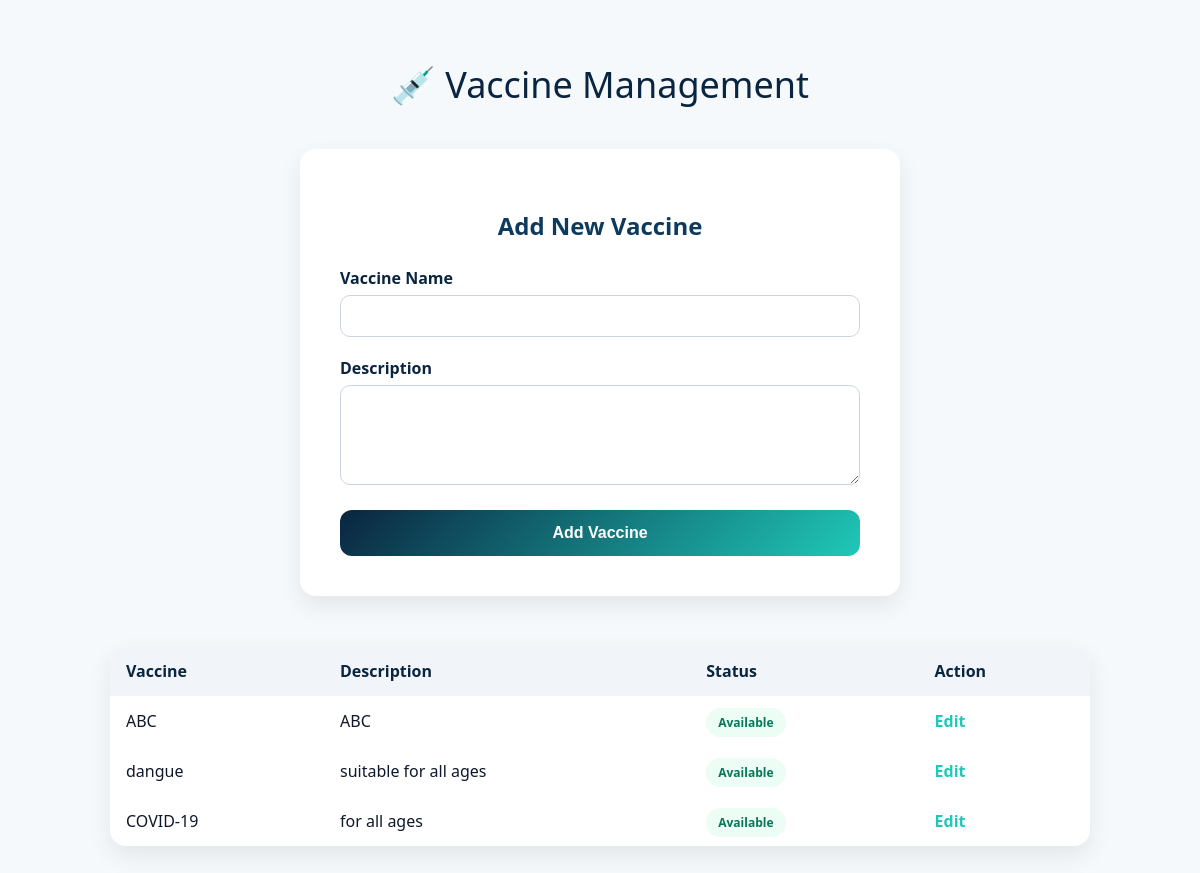
Screenshot of /admin/manage_vaccines.php (signed in) with the database file from the repository.
### tables this page shows
CREATE TABLE `vaccine` (
  `vaccine_id` int(11) NOT NULL,
  `vaccine_name` varchar(100) DEFAULT NULL,
  `description` text DEFAULT NULL,
  `availability` varchar(20) DEFAULT 'Available'
);

### admin/manage_vaccines.php (the view, shortened to what this page needs)
<?php
include("../config/db.php");
$vaccines = $conn->query(
    "SELECT vaccine_id, vaccine_name, description, availability FROM vaccine ORDER BY vaccine_id DESC"
)->fetchAll(PDO::FETCH_ASSOC);
$editVaccine = null;
?>
<!DOCTYPE html>
<html lang="en">
<head>
<link rel="stylesheet" href="../assets/css/style.css">
</head>
<body>
<div class="container">
    <div class="page-title">💉 Vaccine Management</div>
    <div class="form-card">
        <h2><?= $editVaccine ? "Edit Vaccine" : "Add New Vaccine"; ?></h2>
        <form method="POST">
            <div class="form-group">
                <label>Vaccine Name</label>
                <input type="text" name="name" required value="<?= htmlspecialchars($editVaccine['vaccine_name'] ?? '') ?>">
            </div>
            <div class="form-group">
                <label>Description</label>
                <textarea name="description"><?= htmlspecialchars($editVaccine['description'] ?? '') ?></textarea>
            </div>
            <button class="btn" name="<?= $editVaccine ? 'update_vaccine' : 'add_vaccine' ?>">
                <?= $editVaccine ? "Update Vaccine" : "Add Vaccine" ?>
            </button>
        </form>
    </div>
    <div class="table-card">
        <table>
            <thead>
                <tr>
                    <th>Vaccine</th>
                    <th>Description</th>
                    <th>Status</th>
                    <th>Action</th>
                </tr>
            </thead>
            <tbody>
            <?php foreach ($vaccines as $v): ?>
                <tr>
                    <td><?= htmlspecialchars($v['vaccine_name']) ?></td>
                    <td><?= htmlspecialchars($v['description']) ?></td>
                    <td>
                        <span class="status-badge <?= strtolower($v['availability']) ?>">
                            <?= $v['availability'] ?>
                        </span>
                    </td>
                    <td class="actions">
                        <a href="?edit=<?= $v['vaccine_id'] ?>">Edit</a>
                    </td>
                </tr>
            <?php endforeach; ?>
            </tbody>
        </table>
    </div>
</div>
</body>
</html>

### assets/css/style.css (style rules this page uses)
* { box-sizing: border-box; }
body { margin: 0; font-family: system-ui, -apple-system, BlinkMacSystemFont, sans-serif; background: #f6f9fc; color: #0f172a; }

### admin/manage_vaccines.php (style rules this page uses)
body { background: #f6f9fc; font-family: system-ui, sans-serif; }
.container { padding: 60px 5%; max-width: 1100px; margin: auto; }
.page-title { text-align: center; font-size: 36px; color: #0a2540; margin-bottom: 40px; }
.form-card { background: #fff; border-radius: 16px; padding: 40px; max-width: 600px; margin: 0 auto 50px auto; box-shadow: 0 10px 25px rgba(0,0,0,0.08); }
.form-card h2 { font-size: 24px; color: #0e3a5d; margin-bottom: 25px; text-align: center; }
.form-group { margin-bottom: 20px; }
.form-group label { display: block; margin-bottom: 6px; font-weight: 600; color: #0a2540; }
.form-group input, .form-group textarea, .form-group select { width: 100%; padding: 12px 14px; border-radius: 10px; border: 1px solid #cbd5e1; font-size: 14px; }
.form-group textarea { min-height: 100px; }
.btn { width: 100%; padding: 14px 0; border-radius: 12px; font-weight: 600; border: none; cursor: pointer; font-size: 16px; background: linear-gradient(135deg, #0a2540, #1fc8b8); color: white; transition: 0.3s; }
.table-card { background: #fff; border-radius: 16px; box-shadow: 0 10px 25px rgba(0,0,0,0.08); overflow: hidden; }
.table-card table { width: 100%; border-collapse: collapse; }
.table-card th, .table-card td { padding: 14px 16px; text-align: left; }
.table-card thead { background: #f1f5f9; color: #0a2540; font-weight: 600; }
.status-badge { padding: 6px 12px; border-radius: 20px; font-size: 12px; font-weight: 600; }
.status-badge.available { background: #ecfdf5; color: #047857; }
.actions a { color: #1fc8b8; font-weight: 600; text-decoration: none; }

### rows the page displays
vaccine: vaccine_name "ABC", description "ABC", availability "Available"
vaccine: vaccine_name "dangue", description "suitable for all ages", availability "Available"
vaccine: vaccine_name "COVID-19", description "for all ages", availability "Available"
